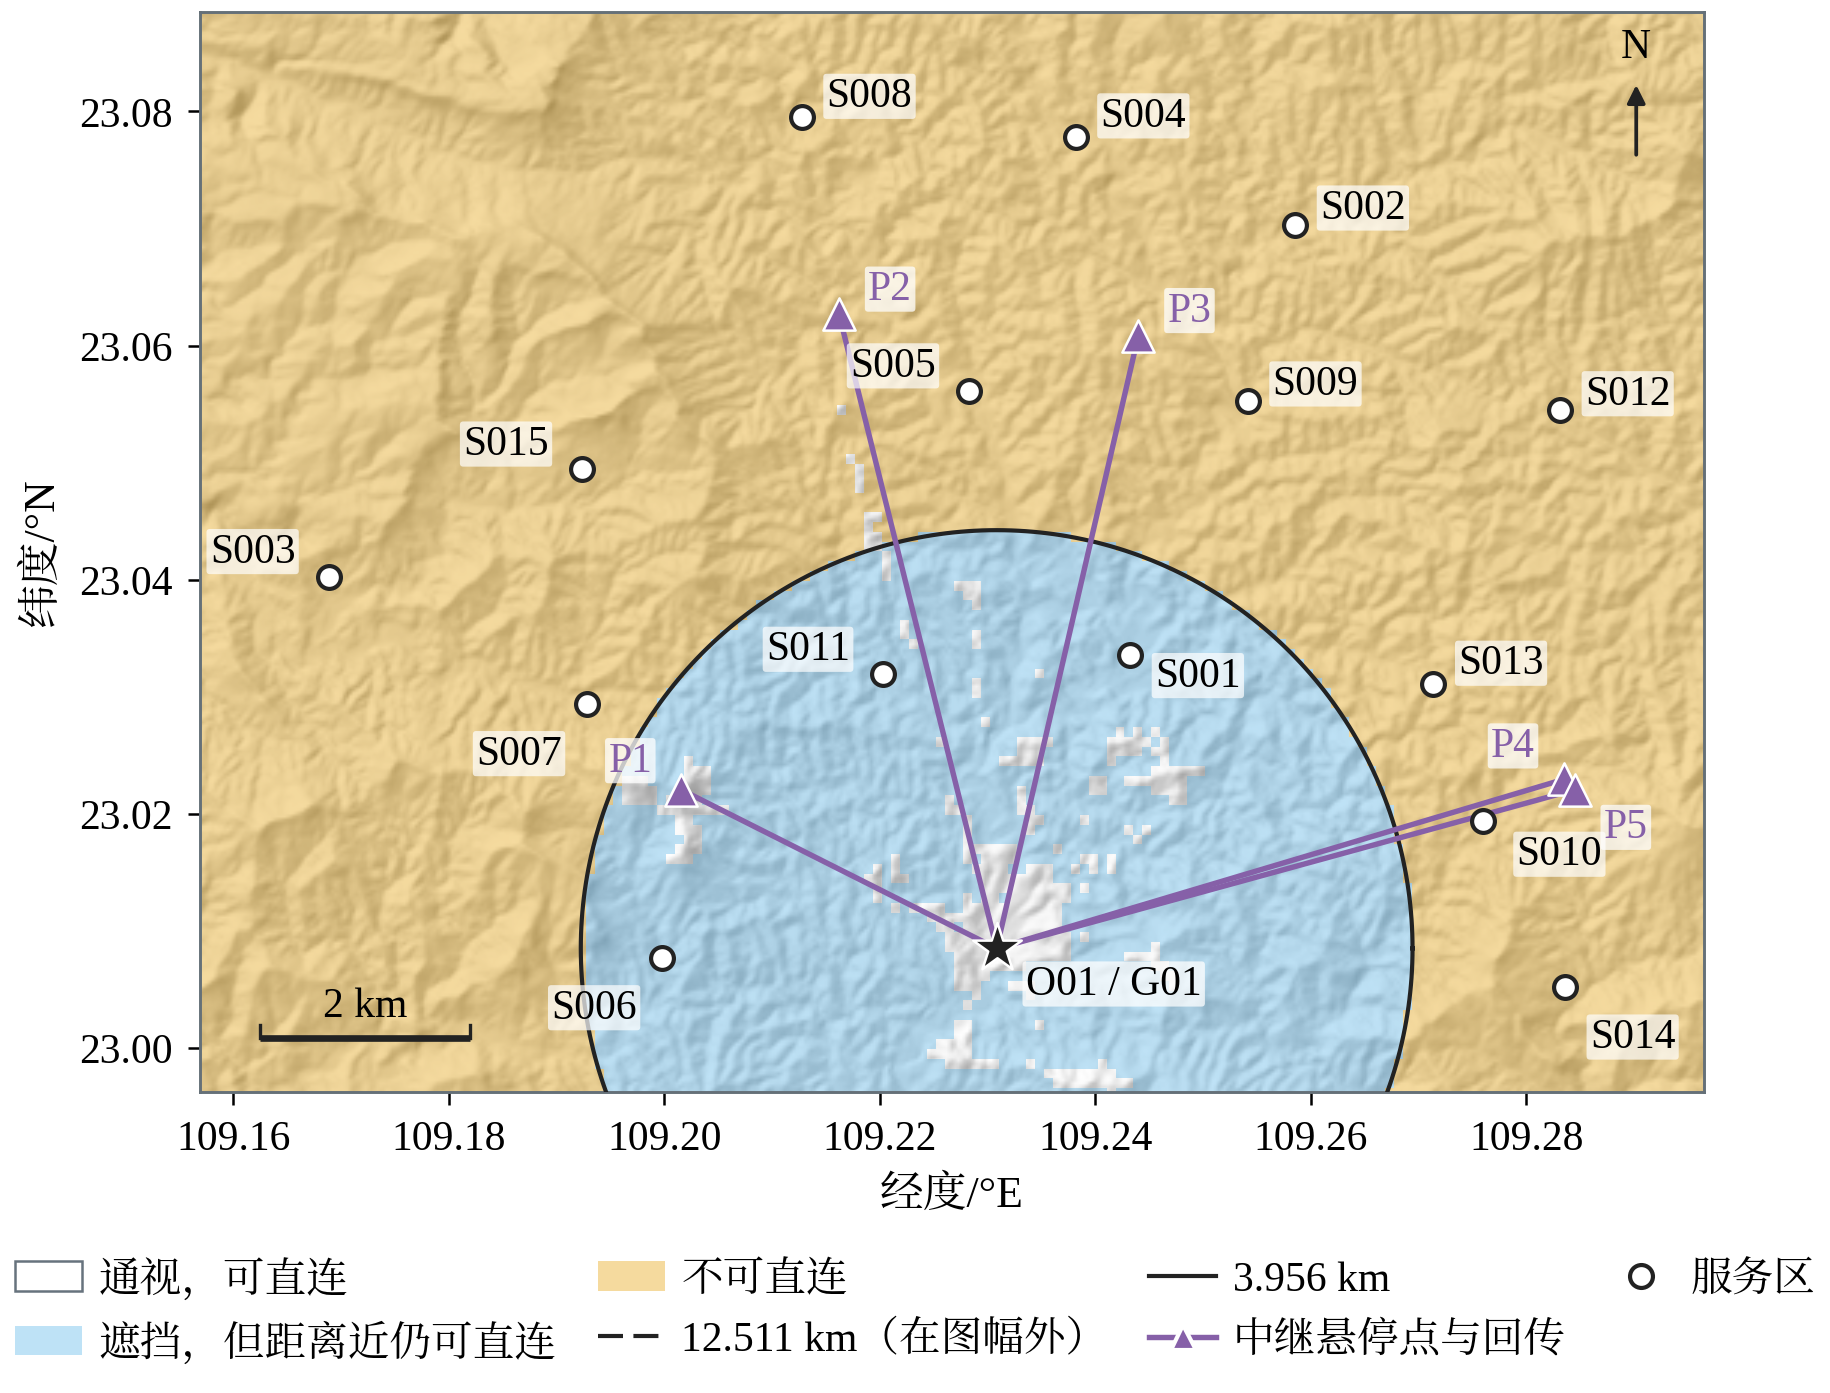

Reproduce this figure in Python.
"""F6 直连遮挡与中继布设地图（示意）。

底图为原题 30 m DEM 山体阴影。覆盖层：在 DEM 上每 3×3 个像元取中心像元，假设运输机位于该像元地面以上 30 m，
判断其能否与 G01（O01 处，地面以上 20 m）直连：双向门限取附件 dcore.budget(T, G) = 122 dB，
自由空间损耗按三维距离计算，视线被地形遮挡时加 10 dB（附件 dcore.loss）；遮挡判定调用附件
dcore.Terrain.los（逐像元比较视线最低高度与像元高程）。由此得到三类区域：通视且在 12.511 km 内可直连；
遮挡但在 3.956 km 内仍可直连；不可直连。两个距离圈为附件口径的两个可用半径。
叠加 5 个中继悬停点（results/q3.json 的中继任务位置，点位编号取附件 data/q3_relays.csv）及其到 G01 的回传连线、15 个服务区。
本图只是固定高度假设下的示意，不代替连续通信证明。
"""
import sys
from pathlib import Path
HERE = Path(__file__).resolve().parent
sys.path.insert(0, str(HERE.parent / "lib"))
import csv
import math
import numpy as np
import figkit as fk
sys.path.insert(0, str(fk.SRC))
import matplotlib.pyplot as plt
from matplotlib.colors import ListedColormap
from matplotlib.lines import Line2D
from matplotlib.patches import Circle, Patch

STEM = "fig_direct_link_map"
STEP = 3
AGL = 30.0
COL_NEAR = "#56B4E9"
COL_NO = "#E69F00"
LABEL_OFFSET = {"S001": (6, -5), "S002": (6, 4), "S003": (-8, 6), "S004": (6, 5), "S005": (-8, 6),
                "S006": (-6, -12), "S007": (-6, -12), "S008": (6, 5), "S009": (6, 4), "S010": (8, -8),
                "S011": (-8, 6), "S012": (6, 4), "S013": (6, 5), "S014": (6, -12), "S015": (-8, 6)}
P_OFFSET = {"P1": (-7, 7), "P2": (7, 6), "P3": (7, 6), "P4": (-7, 8), "P5": (7, -9)}


def main():
    fk.setup()
    L = fk.labels()
    LF = L["F06"]
    from dcore import inputs, Terrain, budget, loss, guaranteed_radius
    nodes_d, _, _, _, _, comm = inputs()
    T = Terrain(nodes_d)
    o = nodes_d["O01"]
    gate = (o["lon"], o["lat"], o["z"] + comm["gateway_height"])
    B = budget(comm, "T", "G")
    r_block = guaranteed_radius(comm, "T", "G")
    r_clear = 1000 * 10 ** ((B - 32.45 - 20 * math.log10(comm["f"])) / 20)
    assert B == 122 and round(r_clear / 1000, 3) == 12.511 and round(r_block / 1000, 3) == 3.956

    q3p = fk.RESULTS / "q3.json"
    q3 = fk.load_json(q3p)
    relays = {r["id"]: r for r in q3["relays"]}
    relay_csv = fk.ATTACH / "data" / "q3_relays.csv"
    with relay_csv.open(encoding="utf-8-sig", newline="") as f:
        pmap = {r["中继架次"]: f"P{r['点位']}" for r in csv.DictReader(f)}
    points = {}
    for rid, r in relays.items():
        p = pmap[rid]
        if p in points:
            assert np.allclose(points[p]["pos"], r["position"])
            points[p]["ids"].append(rid)
        else:
            points[p] = {"pos": r["position"], "ids": [rid]}
    assert len(points) == 5
    nodes = fk.nodes()
    sites = sorted(k for k in nodes if k != "O01")

    lons = [nodes[s]["lon"] for s in nodes] + [p["pos"][0] for p in points.values()]
    lats = [nodes[s]["lat"] for s in nodes] + [p["pos"][1] for p in points.values()]
    lat_mid = (min(lats) + max(lats)) / 2
    x0, x1 = min(lons) - 0.012, max(lons) + 0.012
    y0, y1 = min(lats) - 0.009, max(lats) + 0.009

    # 覆盖层网格：块起点对齐到 STEP 的整数倍
    c0 = (int((x0 - T.left) / T.dx) // STEP) * STEP
    c1 = int((x1 - T.left) / T.dx) + 1
    r0 = (int((T.top - y1) / T.dy) // STEP) * STEP
    r1 = int((T.top - y0) / T.dy) + 1
    nr, nc = (r1 - r0 + STEP - 1) // STEP, (c1 - c0 + STEP - 1) // STEP
    cls = np.zeros((nr, nc), dtype=int)
    rows = []
    for i in range(nr):
        for j in range(nc):
            r, c = r0 + i * STEP + STEP // 2, c0 + j * STEP + STEP // 2
            lon, lat = T.left + (c + 0.5) * T.dx, T.top - (r + 0.5) * T.dy
            z = float(T.a[r, c]) + AGL
            p = (lon, lat, z)
            d = float(np.linalg.norm(np.r_[T.xy(lon, lat) - T.xy(gate[0], gate[1]), z - gate[2]]))
            if d > r_clear:
                k, clear = 2, ""
            else:
                clear = T.los(gate, p)
                k = 0 if clear else (1 if loss(comm, d, True) <= B else 2)
            cls[i, j] = k
            rows.append({"row": r, "col": c, "lon": lon, "lat": lat, "z_body_m": z, "dist3d_m": d,
                         "line_of_sight": clear, "class": k})
    ext = (T.left + c0 * T.dx, T.left + (c0 + nc * STEP) * T.dx, T.top - (r0 + nr * STEP) * T.dy, T.top - r0 * T.dy)

    dem = fk.DEM()
    sub, extent, _ = dem.window(x0, x1, y0, y1)
    hs = dem.hillshade(sub, lat_mid)
    fig, ax = plt.subplots(figsize=(fk.FULL_W, 11.8 * fk.CM), layout="constrained")
    ax.imshow(0.55 + 0.45 * hs, extent=extent, cmap="gray", vmin=0, vmax=1, interpolation="bilinear", zorder=0)
    over = np.ma.masked_equal(cls, 0)
    ax.imshow(over, extent=ext, cmap=ListedColormap([COL_NEAR, COL_NO]), vmin=1, vmax=2, alpha=0.38,
              interpolation="nearest", zorder=1)
    ax.set_xlim(x0, x1)
    ax.set_ylim(y0, y1)
    fk.map_axes(ax, lat_mid)
    kx, ky = fk.local_scale(lat_mid)
    for rad, ls in [(r_clear, (0, (6, 2.5))), (r_block, "-")]:
        th = np.linspace(0, 2 * np.pi, 361)
        ax.plot(gate[0] + rad * np.cos(th) / kx, gate[1] + rad * np.sin(th) / ky, color=fk.C["ink"], lw=1.0, ls=ls,
                zorder=3)
    ax.annotate(f"{r_block / 1000:.3f} km", (gate[0] + r_block * math.cos(math.radians(-60)) / kx,
                                             gate[1] + r_block * math.sin(math.radians(-60)) / ky),
                xytext=(4, -2), textcoords="offset points", fontsize=10, ha="left", va="top", zorder=7,
                bbox=dict(boxstyle="round,pad=0.1", fc="white", ec="none", alpha=0.8))
    for p, v in sorted(points.items()):
        lo, la = v["pos"][:2]
        ax.plot([gate[0], lo], [gate[1], la], color=fk.C["relay"], lw=1.3, zorder=4)
        ax.scatter(lo, la, marker="^", s=60, color=fk.C["relay"], edgecolor="white", linewidth=0.6, zorder=6)
        dx, dy = P_OFFSET[p]
        ax.annotate(p, (lo, la), xytext=(dx, dy), textcoords="offset points", fontsize=10, color=fk.C["relay"],
                    ha="left" if dx >= 0 else "right", va="center", zorder=7,
                    bbox=dict(boxstyle="round,pad=0.08", fc="white", ec="none", alpha=0.75))
    for s in sites:
        n = nodes[s]
        ax.scatter(n["lon"], n["lat"], marker="o", s=30, facecolor="white", edgecolor=fk.C["ink"], linewidth=1.0,
                   zorder=6)
        dx, dy = LABEL_OFFSET[s]
        ax.annotate(s, (n["lon"], n["lat"]), xytext=(dx, dy), textcoords="offset points", fontsize=10,
                    ha="left" if dx >= 0 else "right", va="center", zorder=7,
                    bbox=dict(boxstyle="round,pad=0.08", fc="white", ec="none", alpha=0.7))
    ax.scatter(gate[0], gate[1], marker="*", s=150, color=fk.C["ink"], edgecolor="white", linewidth=0.6, zorder=6)
    ax.annotate("O01 / G01", (gate[0], gate[1]), xytext=(7, -11), textcoords="offset points", fontsize=10, zorder=7,
                bbox=dict(boxstyle="round,pad=0.08", fc="white", ec="none", alpha=0.75))
    ax.set_xlabel(L["common"]["lon"])
    ax.set_ylabel(L["common"]["lat"])
    fk.north_arrow(ax)
    fk.scale_bar(ax, lat_mid, km=2)
    handles = [Patch(fc="white", ec=fk.C["muted"], lw=0.6, label=LF["clear"]),
               Patch(fc=COL_NEAR, alpha=0.38, label=LF["near"]),
               Patch(fc=COL_NO, alpha=0.38, label=LF["none"]),
               Line2D([], [], color=fk.C["ink"], lw=1.0, ls=(0, (6, 2.5)), label=f"{r_clear / 1000:.3f} km{'' if y1 - gate[1] > r_clear / ky else LF['outside']}"),
               Line2D([], [], color=fk.C["ink"], lw=1.0, label=f"{r_block / 1000:.3f} km"),
               Line2D([], [], marker="^", color=fk.C["relay"], lw=1.3, markersize=6, mec="white", label=LF["relay"]),
               Line2D([], [], marker="o", ls="none", mfc="white", mec=fk.C["ink"], markersize=5.5, label=L["common"]["site"])]
    fig.legend(handles=handles, loc="outside lower center", ncol=4, columnspacing=1.0, handletextpad=0.4)
    fk.write_csv(HERE / f"{STEM}.csv", rows)
    n_all = cls.size
    kv = {"budget_db": B, "obstruction_db": comm["obstruction"], "radius_clear_m": r_clear, "radius_blocked_m": r_block,
          "body_agl_m": AGL, "gateway_agl_m": comm["gateway_height"], "grid_step_pixels": STEP, "grid_points": int(n_all),
          "share_clear": round(float((cls == 0).mean()), 6), "share_blocked_near": round(float((cls == 1).mean()), 6),
          "share_no_direct": round(float((cls == 2).mean()), 6),
          "relay_points": {p: {"relay_tasks": v["ids"], "lon": v["pos"][0], "lat": v["pos"][1], "z": v["pos"][2]}
                           for p, v in sorted(points.items())}}
    fk.save(fig, HERE, STEM, figure_id="F6",
            caption="G01 直连可用范围与中继布设（机体离地 30 m 的示意）",
            section="5.5 或 8.4.2（也可与图2 合并）",
            sources=[q3p, relay_csv, fk.SRC / "dcore.py", fk.DEM_TIF, fk.NODE_XLSX, fk.COMM_XLSX],
            key_values=kv,
            notes="覆盖层按“机体位于地面以上 30 m”的固定高度假设计算，每 3×3 个 DEM 像元取中心像元一点；"
                  "双向门限 122 dB，遮挡加 10 dB，距离为三维距离。本图只是示意，不代替第 8.5 节的连续通信证明。"
                  "紫色连线为中继悬停点到 G01 的回传链路；P3 上先后有 R-004 与 R-006 两个中继任务。"
                  "在该高度下，3.956 km 圈外几乎全部被地形遮挡，12.511 km 圈位于图幅以外。")


if __name__ == "__main__":
    main()
